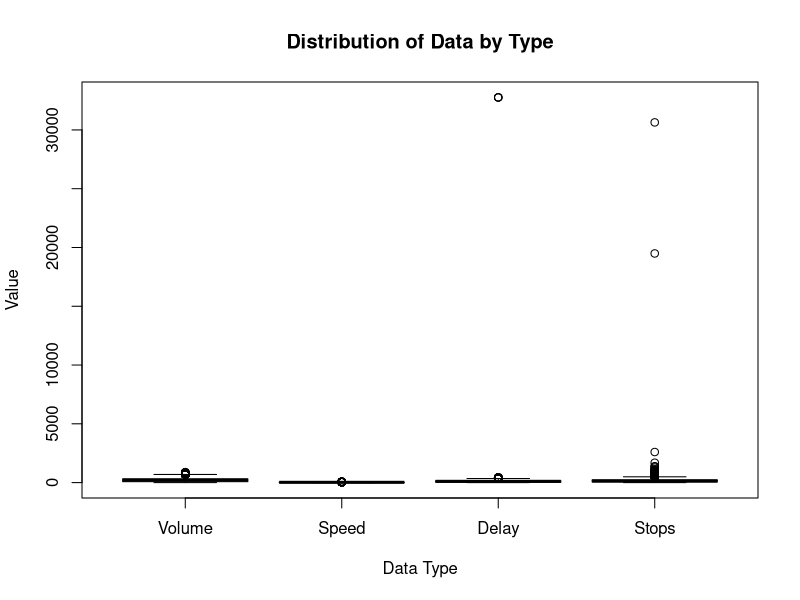
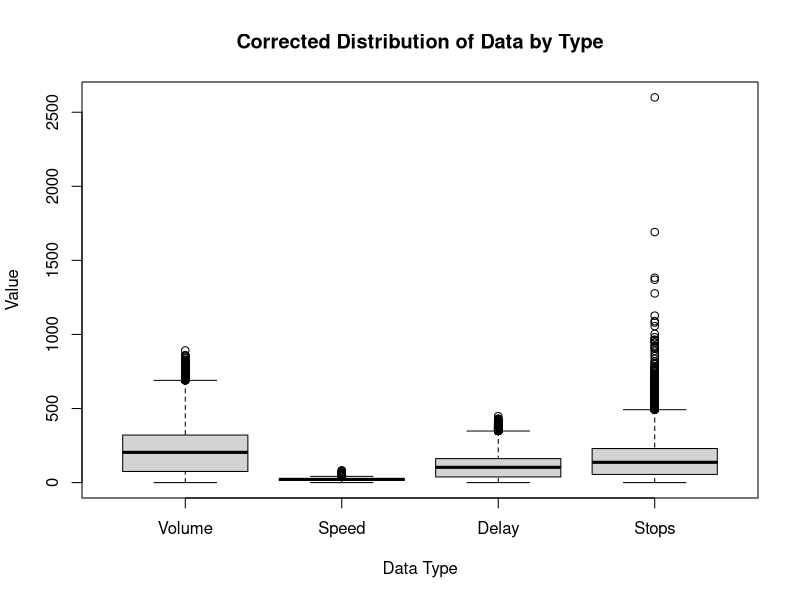
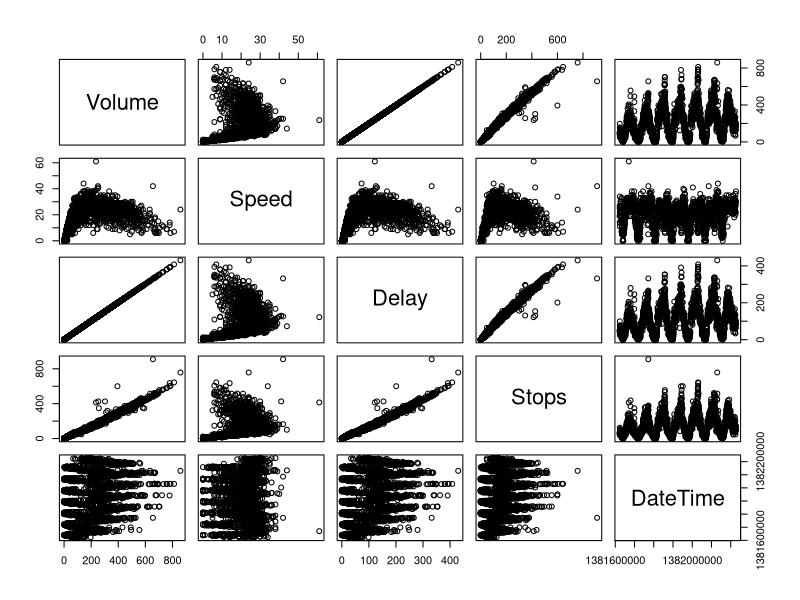

Write the R code that produced these figures, in order. (Note: this script raises an error after producing the figures.)
## ---- chunk 1
# Read the data ----------------------------------------------------------------
traffic <- read.csv("../../data/UrbanAnalytics2015.csv", sep=" ")

## Parse the datetime as a Date object.
traffic$DateTime <- strptime(traffic$DateTime, "%m/%d/%y %H:%M")
## ---- chunk 2
# We can exclude the date
boxplot(traffic[1:4],
        main="Distribution of Data by Type",
        ylab="Value",
        xlab="Data Type")
## ---- chunk 3
outliers.delay <- which(traffic$Delay > 5000)
traffic$Delay[outliers.delay] <- NA

outliers.stops <- which(traffic$Stops > 5000)
traffic$Stops[outliers.stops] <- NA
## ---- chunk 4
# We can exclude the date
boxplot(traffic[1:4],
        main="Corrected Distribution of Data by Type",
        ylab="Value",
        xlab="Data Type")
## ---- chunk 5
daysToSteps <- function(days){
    return(days * (1440/5))
    }
plot(traffic[1:daysToSteps(7),])
## ---- chunk 6
# Load libraries
require(ggplot2)
require(reshape2)
## ---- chunk 7
ggplot(traffic[1:daysToSteps(7),], aes(x=DateTime,y=Delay))+
    geom_line() +
    labs(title = "Traffic Delay for One Week") +
    xlab("Date") +
    ylab("Delay (Seconds)")+
    theme_bw()
## ---- chunk 8
diffs <- diff(traffic$Delay[1:daysToSteps(7)])
detrendedData <- data.frame(Delay <- diffs, Date = traffic$DateTime[1:(daysToSteps(7)-1)])
ggplot(detrendedData, aes(x=Date, y=Delay))+
    geom_line() +
    labs(title = "Detrended Traffic Delay for One Week") +
    xlab("Date") +
    ylab("Change in Delay (Seconds)")+
    theme_bw()
## ---- chunk 9
# Aggregate averages over a day
stepsPerDay = daysToSteps(1)
dailyDelays <- matrix(0, nrow=7, ncol=stepsPerDay-1)
dailyCounts <- matrix(0, nrow=7, ncol=stepsPerDay-1)
for (index in 1:nrow(traffic)) {
    wDay = 1 + traffic$DateTime[index]$wday
    minute = (traffic$DateTime[index]$min + (traffic$DateTime[index]$hour * 60)) / 5
    if (! is.na(traffic$Delay[index])){
        dailyDelays[wDay, minute] = dailyDelays[wDay, minute] + traffic$Delay[index]
        dailyCounts[wDay, minute] = dailyCounts[wDay, minute] + 1
        }
    }

dailyDelays = dailyDelays / dailyCounts
dayList<-c("Sun.","Mon.","Tues.","Wed.","Thurs.","Fri.","Sat.")

ggplot(melt(dailyDelays), aes(Var1,Var2, fill=value)) +
    scale_fill_gradientn(colours=rainbow(50), name="Delay\n(Seconds)")+
    xlab("Day of the Week")+
    ylab("Time (Hours)")+
    geom_raster() +
    theme( panel.background = element_rect(fill = "transparent", colour = NA),
           panel.grid.minor = element_blank(),
           panel.grid.major = element_blank()) +
    scale_y_discrete(breaks = seq(1, 288, 12), labels = seq(0,23,1)) +
    scale_x_discrete(breaks=c("1","2","3","4","5","6","7"), labels=dayList, 
                     limits=c(1,2,3,4,5,6,7))
## ---- chunk 10
ggplot(melt(dailyDelays), aes(Var1,Var2, fill=value)) +
    scale_fill_gradientn(colours=c("blue","white","orange"),name="Delay\n(Seconds)")+
    xlab("Day of the Week")+
    ylab("Time (Hours)")+
    geom_raster() +
    theme( panel.background = element_rect(fill = "transparent", colour = NA),
           panel.grid.minor = element_blank(),
           panel.grid.major = element_blank()) +
    scale_y_discrete(breaks = seq(1, 288, 12), labels = seq(0,23,1)) +
    scale_x_discrete(breaks=c("1","2","3","4","5","6","7"), labels=dayList, 
                     limits=c(1,2,3,4,5,6,7))
## ---- chunk 11
# Density is described as q/v, where q is flow rate (volume), and v is average
# velocity
density = traffic$Volume/traffic$Speed

# Trim out non-finite values
density[which(!is.finite(density))]=NA

density.data <- data.frame(Density = density, Flow = traffic$Volume,relativeDensity=density/max(density,na.rm=T))

# Critical Density
Kc = density[which(traffic$Volume == max(traffic$Volume))] / max(density, na.rm=T)

# Density and flow -------------------------------------------------------------
# There is a non-linear relationship between the flow vs the density.
ggplot(density.data, aes(relativeDensity, Flow)) +
    geom_point() +
    xlab("Density (Vehicles/Mile)")+
    ylab("Time (Vehicles/Hour)") +
    theme_bw()
## ---- chunk 12
# Density is described as q/v, where q is flow rate (volume), and v is average
# velocity
density = traffic$Volume/traffic$Speed

# Trim out non-finite values
density[which(!is.finite(density))]=NA

density.data <- data.frame(Density = density, Flow = traffic$Volume,
                           relativeDensity=density/max(density,na.rm=T),
                           Speed = traffic$Speed, Date = traffic$DateTime)


# Density and flow -------------------------------------------------------------
# There is a non-linear relationship between the flow vs the density.
ggplot(density.data, aes(x=Flow,y=Speed,z=Date)) +
    geom_point() +
    ylab("Speed (Mile/Hour)")+
    xlab("Flow (Vehicals/Hour)") +
    theme_bw()
